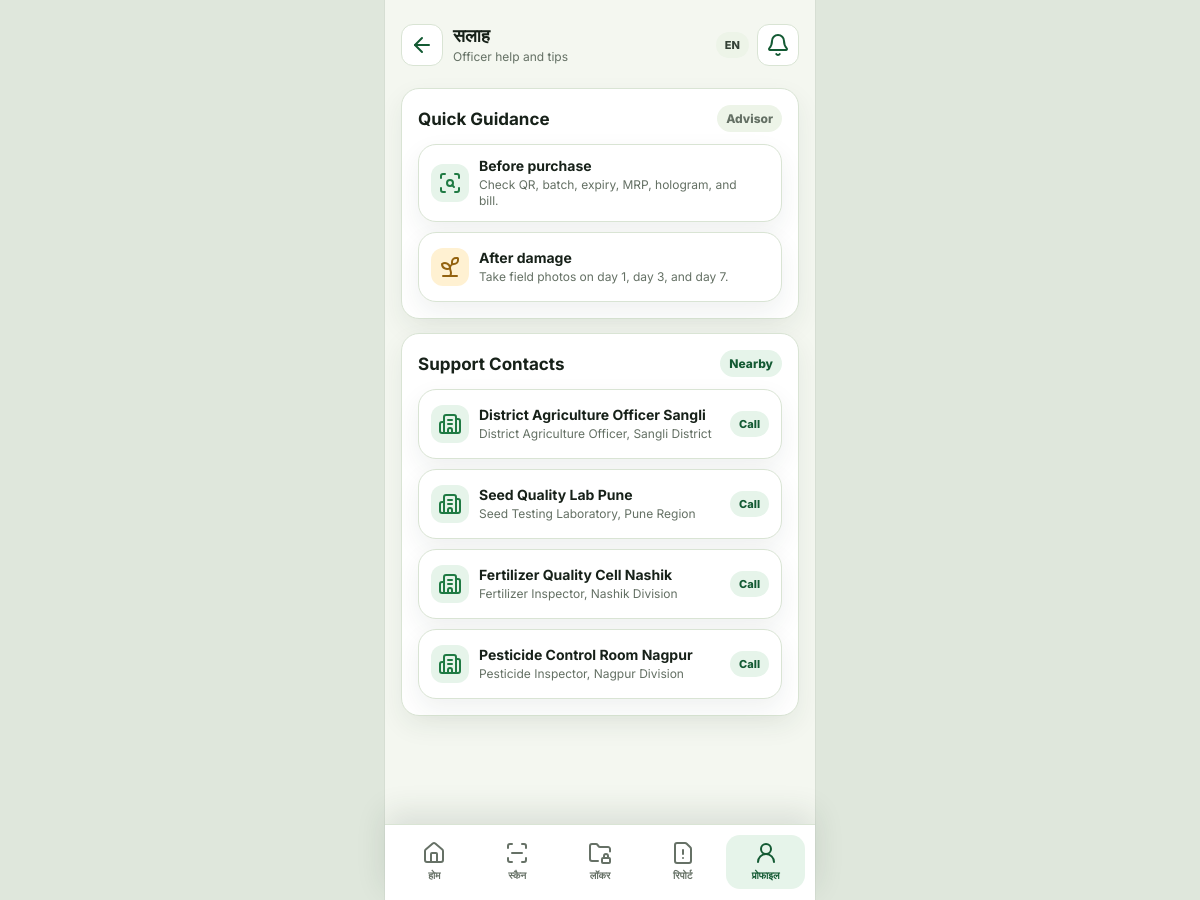
Page /farmer/advisory.php (signed in) on the committed database.
### tables this page shows
CREATE TABLE officers (
  id INT AUTO_INCREMENT PRIMARY KEY,
  name VARCHAR(140) NOT NULL,
  designation VARCHAR(140) NOT NULL,
  area VARCHAR(140) NOT NULL,
  phone VARCHAR(24) NOT NULL
);

### app/helpers.php (called while the page is built, shortened)
<?php
require_once __DIR__ . '/db.php';
function e(?string $value): string
{
    return htmlspecialchars((string) $value, ENT_QUOTES, 'UTF-8');
}
function current_lang(): string
{
    return $_SESSION['lang'] ?? 'hi';
}
function lang_url(string $lang): string
{
    $path = parse_url($_SERVER['REQUEST_URI'] ?? '', PHP_URL_PATH) ?: APP_BASE . '/';
    $query = $_GET;
    $query['lang'] = $lang;
    return $path . '?' . http_build_query($query);
}
function label_text(string $value): string
{
    $map = [
        'Home' => 'होम',
        'Scan' => 'स्कैन',
        'Locker' => 'लॉकर',
        'Report' => 'रिपोर्ट',
        'Profile' => 'प्रोफाइल',
        'Dashboard' => 'डैशबोर्ड',
        'Product Scan' => 'उत्पाद स्कैन',
        'Scan History' => 'स्कैन इतिहास',
        'Scan Detail' => 'स्कैन विवरण',
        'Evidence Locker' => 'सबूत लॉकर',
        'Evidence Attached' => 'जुड़े सबूत',
        'Upload Evidence' => 'सबूत अपलोड करें',
        'Case Detail' => 'केस विवरण',
        'Case Timeline' => 'केस समयरेखा',
        'Complaint Report' => 'शिकायत रिपोर्ट',
        'Report Preview' => 'रिपोर्ट पूर्वावलोकन',
        'Notifications' => 'सूचनाएं',
        'Notification Detail' => 'सूचना विवरण',
        'Settings' => 'सेटिंग्स',
        'Advisory' => 'सलाह',
        'Product Database' => 'उत्पाद डेटाबेस',
        'Crop Profile' => 'फसल प्रोफाइल',
        'Edit Profile' => 'प्रोफाइल संपादित करें',
        'Farmer Panel' => 'किसान पैनल',
        'High' => 'उच्च',
        'Medium' => 'मध्यम',
        'Low' => 'कम',
        'Ready' => 'तैयार',
        'Draft' => 'ड्राफ्ट',
        'Submitted' => 'जमा',
        'Clear' => 'स्पष्ट',
        'Retake' => 'फिर लें',
        'New' => 'नया',
        'Read' => 'पढ़ा गया',
        'Product Photo' => 'उत्पाद फोटो',
        'QR Photo' => 'QR फोटो',
        'Purchase Bill' => 'खरीद बिल',
        'Crop Damage' => 'फसल नुकसान',
        'Dealer Note' => 'डीलर नोट',
        'Officer Note' => 'अधिकारी नोट',
        'Seeds' => 'बीज',
        'Fertilizer' => 'खाद',
        'Pesticide' => 'कीटनाशक',
    ];
    return current_lang() === 'hi' ? ($map[$value] ?? $value) : $value;
}
function url(string $path = ''): string
{
    return APP_BASE . '/' . ltrim($path, '/');
}
function active_tab(string $tab, string $active): string
{
    return $tab === $active ? ' class="active"' : '';
}

### app/db.php (called while the page is built, shortened)
<?php
function db(): PDO
{
    static $pdo = null;
    if ($pdo instanceof PDO) {
        return $pdo;
    }
    $dsn = 'mysql:host=' . DB_HOST . ';dbname=' . DB_NAME . ';charset=utf8mb4';
    $pdo = new PDO($dsn, DB_USER, DB_PASS, [
        PDO::ATTR_ERRMODE => PDO::ERRMODE_EXCEPTION,
        PDO::ATTR_DEFAULT_FETCH_MODE => PDO::FETCH_ASSOC,
    ]);
    return $pdo;
}
function fetch_all(string $sql, array $params = []): array
{
    $stmt = db()->prepare($sql);
    $stmt->execute($params);
    return $stmt->fetchAll();
}

### farmer/advisory.php (the view, shortened to what this page needs)
<?php
require_once __DIR__ . '/../app/helpers.php';
$officers = fetch_all('SELECT * FROM officers ORDER BY id');
$pageTitle = 'Advisory';
$pageSubtitle = 'Officer help and tips';
$activeTab = 'profile';
$back = url('farmer/profile.php');
require __DIR__ . '/../app/partials/farmer-head.php';
?>
<section class="card">
  <div class="card-head"><h2>Quick Guidance</h2><span class="badge">Advisor</span></div>
  <div class="list">
    <div class="list-row"><div class="status-icon ok"><i data-lucide="scan-search"></i></div><div><strong>Before purchase</strong><span>Check QR, batch, expiry, MRP, hologram, and bill.</span></div></div>
    <div class="list-row"><div class="status-icon warn"><i data-lucide="sprout"></i></div><div><strong>After damage</strong><span>Take field photos on day 1, day 3, and day 7.</span></div></div>
  </div>
</section>
<section class="card">
  <div class="card-head"><h2>Support Contacts</h2><span class="badge green">Nearby</span></div>
  <div class="list">
    <?php foreach ($officers as $officer): ?>
      <div class="list-row"><div class="status-icon ok"><i data-lucide="building-2"></i></div><div><strong><?= e($officer['name']) ?></strong><span><?= e($officer['designation']) ?>, <?= e($officer['area']) ?></span></div><a class="badge green" href="tel:<?= e($officer['phone']) ?>">Call</a></div>
    <?php endforeach; ?>
  </div>
</section>
<?php require __DIR__ . '/../app/partials/farmer-foot.php'; ?>

### app/partials/head.php (shortened to what this page needs)
<?php require_once __DIR__ . '/../helpers.php'; ?>
<!DOCTYPE html>
<html lang="<?= current_lang() === 'hi' ? 'hi' : 'en' ?>">
<head>
  <link rel="stylesheet" href="<?= url('assets/css/mobile.css') ?>">
</head>
<body>

### app/partials/farmer-head.php
<?php
require_once __DIR__ . '/../helpers.php';
$user = $user ?? require_login();
$profile = $profile ?? fetch_one('SELECT * FROM farmer_profiles WHERE user_id = ?', [(int) $user['id']]);
?>
<?php require __DIR__ . '/head.php'; ?>
<main class="phone has-tabbar">
  <section class="screen">
    <header class="appbar">
      <div class="title-row">
        <?php if (!empty($back)): ?>
          <a class="icon-btn" href="<?= e($back) ?>"><i data-lucide="arrow-left"></i></a>
        <?php else: ?>
          <div class="brand-mark logo-mark"><img src="<?= url('assets/img/favicon.png') ?>" alt="Krishi Kavach"></div>
        <?php endif; ?>
        <div class="title-text"><h1><?= e(label_text($pageTitle ?? 'Farmer Panel')) ?></h1><span><?= e($pageSubtitle ?? (($profile['village'] ?? 'Tasgaon') . ', ' . ($profile['district'] ?? 'Sangli'))) ?></span></div>
      </div>
      <div style="display: flex; gap: 8px; align-items: center;">
        <a class="badge" href="<?= e(lang_url(current_lang() === 'hi' ? 'en' : 'hi')) ?>"><?= current_lang() === 'hi' ? 'EN' : 'हिं' ?></a>
        <a class="icon-btn" href="<?= url('farmer/notifications.php') ?>"><i data-lucide="bell"></i></a>
      </div>
    </header>

### app/partials/farmer-foot.php (shortened to what this page needs)
  </section>
  <nav class="tabbar">
    <a<?= active_tab('home', $activeTab ?? '') ?> href="<?= url('farmer/dashboard.php') ?>"><i data-lucide="home"></i><?= e(label_text('Home')) ?></a>
    <a<?= active_tab('scan', $activeTab ?? '') ?> href="<?= url('farmer/scan.php') ?>"><i data-lucide="scan-line"></i><?= e(label_text('Scan')) ?></a>
    <a<?= active_tab('locker', $activeTab ?? '') ?> href="<?= url('farmer/locker.php') ?>"><i data-lucide="folder-lock"></i><?= e(label_text('Locker')) ?></a>
    <a<?= active_tab('report', $activeTab ?? '') ?> href="<?= url('farmer/report.php') ?>"><i data-lucide="file-warning"></i><?= e(label_text('Report')) ?></a>
    <a<?= active_tab('profile', $activeTab ?? '') ?> href="<?= url('farmer/profile.php') ?>"><i data-lucide="user-round"></i><?= e(label_text('Profile')) ?></a>
  </nav>
</main>
</body>
</html>

### assets/css/mobile.css (style rules this page uses)
:root { --bg: #f4f7f0; --surface: #ffffff; --surface-2: #edf4e8; --ink: #172119; --muted: #647064; --line: #d9e4d4; --green: #1f7a43; --green-2: #135a33; --yellow: #f5b544; --red: #c64232; --blue: #2f70b7; --shadow: 0 14px 34px rgba(31, 57, 38, 0.12); }
* { box-sizing: border-box; }
body { margin: 0; min-height: 100vh; font-family: Inter, system-ui, -apple-system, BlinkMacSystemFont, "Segoe UI", sans-serif; background: #dfe7dc; color: var(--ink); }
a { color: inherit; text-decoration: none; }
.phone { width: min(100%, 430px); min-height: 100vh; margin: 0 auto; background: var(--bg); position: relative; overflow-x: hidden; box-shadow: 0 0 0 1px rgba(0, 0, 0, 0.04); }
.phone.has-tabbar { padding-bottom: 86px; }
.screen { min-height: 100vh; padding: 16px; }
.appbar { min-height: 58px; display: flex; align-items: center; justify-content: space-between; gap: 12px; margin-bottom: 14px; }
.brand-row, .title-row { display: flex; align-items: center; gap: 10px; min-width: 0; }
.brand-mark, .icon-btn, .avatar, .status-icon { display: grid; place-items: center; flex: 0 0 auto; }
.brand-text strong, .title-text h1 { display: block; margin: 0; font-size: 18px; line-height: 1.1; }
.brand-text span, .title-text span { display: block; margin-top: 3px; color: var(--muted); font-size: 12px; }
.icon-btn { width: 42px; height: 42px; border: 1px solid var(--line); border-radius: 12px; background: #fff; color: var(--green-2); }
.card, .metric, .list-row, .field-card { border: 1px solid var(--line); border-radius: 18px; background: var(--surface); box-shadow: 0 10px 26px rgba(31, 57, 38, 0.07); }
.card { padding: 16px; margin-top: 14px; }
.card-head { display: flex; align-items: center; justify-content: space-between; gap: 10px; margin-bottom: 12px; }
.card-head h2, .section-title { margin: 0; font-size: 17px; letter-spacing: 0; }
.card-head span, .muted { color: var(--muted); font-size: 12px; }
.list { display: grid; gap: 10px; }
.list-row { min-height: 70px; padding: 12px; display: grid; grid-template-columns: auto minmax(0, 1fr) auto; align-items: center; gap: 10px; }
.status-icon { width: 38px; height: 38px; border-radius: 12px; }
.status-icon.ok { background: #e6f4ea; color: var(--green); }
.status-icon.warn { background: #fff1d2; color: #93620f; }
.list-row strong { display: block; font-size: 14px; }
.list-row span { display: block; margin-top: 3px; color: var(--muted); font-size: 12px; line-height: 1.35; }
.badge { border-radius: 999px; padding: 6px 9px; background: var(--surface-2); color: #344136; font-size: 11px; font-weight: 800; white-space: nowrap; }
.badge.green { background: #e6f4ea; color: var(--green-2); }
.tabbar { position: fixed; left: 50%; bottom: 0; transform: translateX(-50%); width: min(100%, 430px); height: 76px; display: grid; grid-template-columns: repeat(5, minmax(0, 1fr)); align-items: center; gap: 4px; padding: 8px 10px 10px; border-top: 1px solid var(--line); background: rgba(255, 255, 255, 0.96); box-shadow: 0 -12px 30px rgba(31, 57, 38, 0.12); }
.tabbar a { min-height: 54px; border-radius: 14px; display: grid; place-items: center; align-content: center; gap: 4px; color: #667166; font-size: 10px; font-weight: 800; }
.tabbar a.active { background: #e6f4ea; color: var(--green-2); }
@media (min-width: 431px) { .phone { min-height: 900px; } }

### rows in the picture
officers: name "District Agriculture Officer Sangli", designation "District Agriculture Officer", area "Sangli District"
officers: name "Seed Quality Lab Pune", designation "Seed Testing Laboratory", area "Pune Region"
officers: name "Fertilizer Quality Cell Nashik", designation "Fertilizer Inspector", area "Nashik Division"
officers: name "Pesticide Control Room Nagpur", designation "Pesticide Inspector", area "Nagpur Division"

### other values in the picture
label_text($pageTitle ?? 'Farmer Panel') "सलाह"
$pageSubtitle "Officer help and tips"
label_text('Home') "होम"
label_text('Scan') "स्कैन"
label_text('Locker') "लॉकर"
label_text('Report') "रिपोर्ट"
label_text('Profile') "प्रोफाइल"
